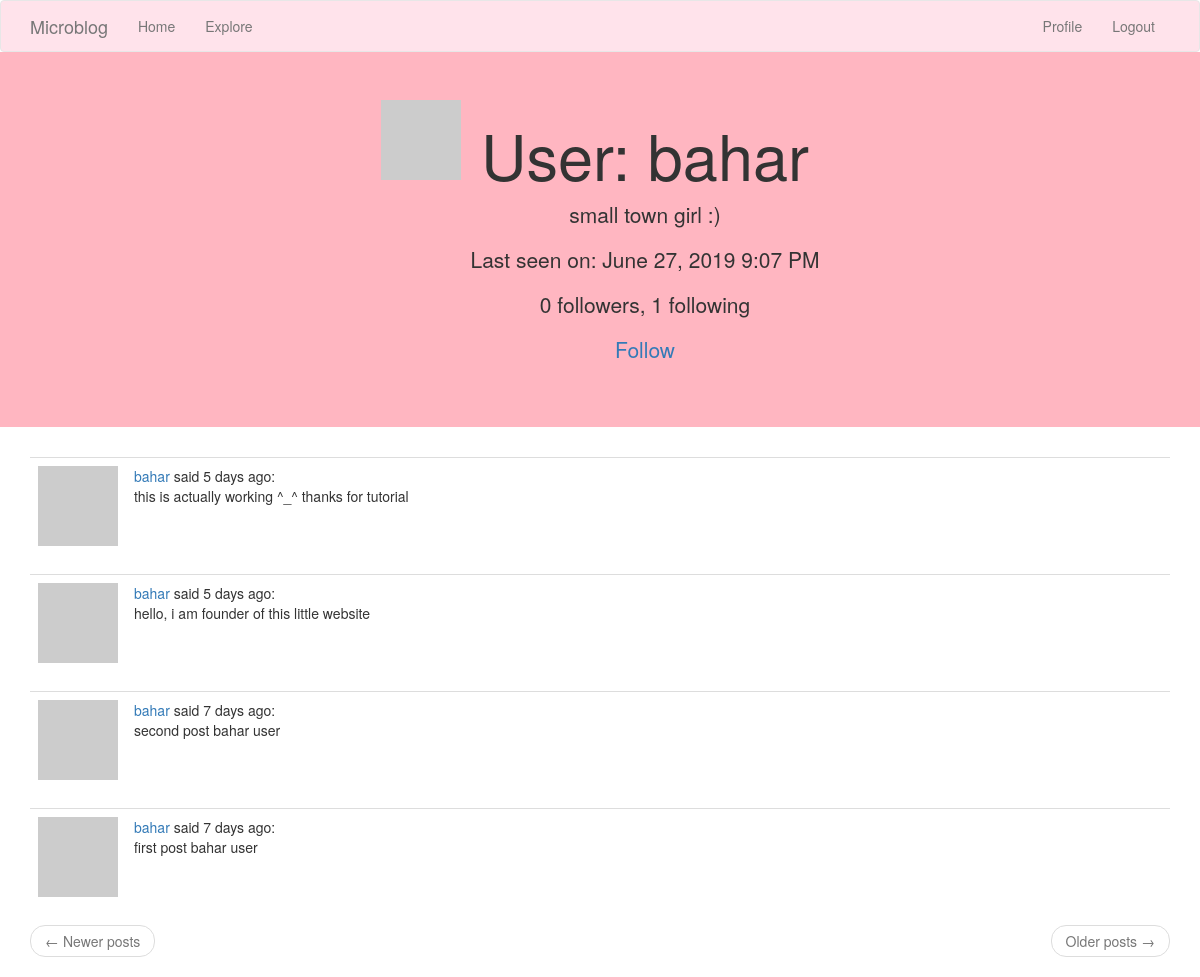
Before: /user/bahar (signed in) with the older database file.
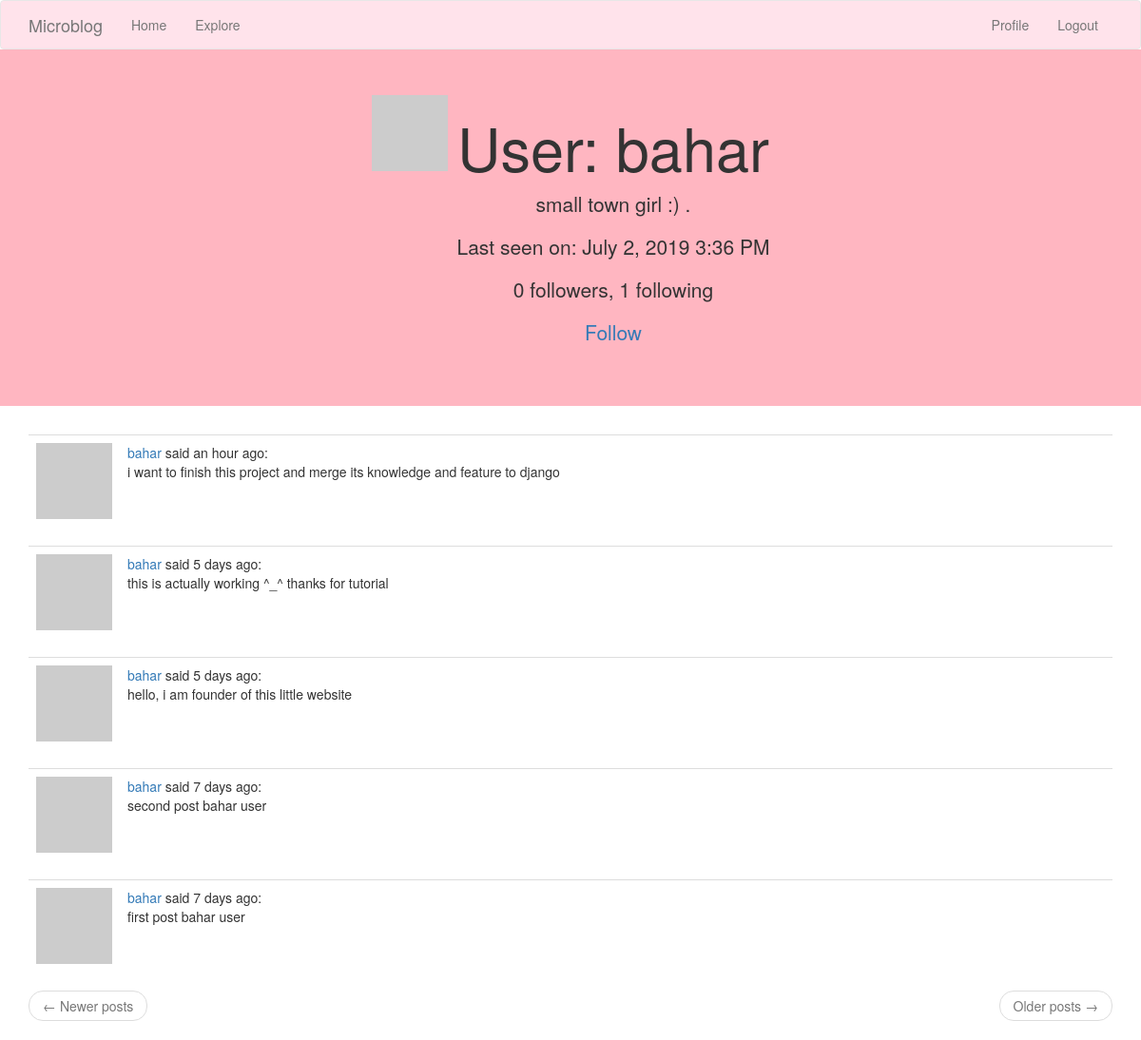
After: the same page with the newer database file.
### app/models.py (models this page shows, shortened)
class User(UserMixin, db.Model):
    id = db.Column(db.Integer, primary_key=True)
    username = db.Column(db.String(64), index=True, unique=True)
    email = db.Column(db.String(120), index=True, unique=True)
    password_hash = db.Column(db.String(128))
    posts = db.relationship('Post', backref='author', lazy='dynamic')
    about_me = db.Column(db.String(140))
    last_seen = db.Column(db.DateTime, default=datetime.utcnow)
    def avatar(self, size):
        digest = md5(self.email.lower().encode('utf-8')).hexdigest()
        return 'https://www.gravatar.com/avatar/{}?d=identicon&s={}'.format(
            digest, size)
    followed = db.relationship(
        'User', secondary=followers,
        primaryjoin=(followers.c.follower_id == id),
        secondaryjoin=(followers.c.followed_id == id),
        backref=db.backref('followers', lazy='dynamic'), lazy='dynamic')
    def is_following(self, user):
        return self.followed.filter(
            followers.c.followed_id == user.id).count() > 0

class Post(db.Model):
    id = db.Column(db.Integer, primary_key=True)
    body = db.Column(db.String(140))
    timestamp = db.Column(db.DateTime, index=True, default=datetime.utcnow)
    user_id = db.Column(db.Integer, db.ForeignKey('user.id'))
    language = db.Column(db.String(5))

### app/main/routes.py (the view)
@bp.route('/user/<username>')
@login_required
def user(username):
    user = User.query.filter_by(username=username).first_or_404()
    page = request.args.get('page', 1, type=int)
    posts = user.posts.order_by(Post.timestamp.desc()).paginate(
        page, current_app.config['POSTS_PER_PAGE'], False)
    next_url = url_for('main.user', username=user.username, page=posts.next_num) \
        if posts.has_next else None
    prev_url = url_for('main.user', username=user.username, page=posts.prev_num) \
        if posts.has_prev else None
    return render_template('user.html', user=user, posts=posts.items,
                           next_url=next_url, prev_url=prev_url)

### app/main/routes.py (called while the page is built)
@bp.before_request
def before_request():
    if current_user.is_authenticated:
        current_user.last_seen = datetime.utcnow()
        db.session.commit()
    g.locale = str(get_locale())

### app/models.py (called while the page is built)
@login.user_loader
def load_user(id):
    return User.query.get(int(id))

### app/templates/user.html
{% extends "base.html" %}
{% block app_content %}
    <div class="jumbotron text-center" style="background-color:#FFB6C1">
    <table align="center">
        <tr valign="top">
            <td style="padding-right:10px;"><img src="{{ user.avatar(128) }}"></td>
            <td><h1>{{ _('User') }}: {{ user.username }}</h1>
        {% if user.about_me %}<p>{{ user.about_me }}</p>{% endif %}
        {% if user.last_seen %}<p>{{ _('Last seen on') }}: {{ moment(user.last_seen).format('LLL') }}</p>{% endif %}
        <p>{{ _('%(count)d followers', count=user.followers.count()) }}, {{ _('%(count)d following', count=user.followed.count()) }}</p>
        {% if user == current_user %}
        <p><a href="{{ url_for('main.edit_profile') }}">{{ _('Edit your profile') }}</a></p>
        {% elif not current_user.is_following(user) %}
        <p><a href="{{ url_for('main.follow', username=user.username) }}">{{ _('Follow') }}</a></p>
        {% else %}
        <p><a href="{{ url_for('main.unfollow', username=user.username) }}">{{ _('Unfollow') }}</a></p>
        {% endif %}
            </td>
        </tr>
    </table>
    </div>
    <div class="container" >
    {% for post in posts %}
        {% include '_post.html' %}
    {% endfor %}
    <nav aria-label="...">
        <ul class="pager">
            <li class="previous{% if not prev_url %} disabled{% endif %}">
                <a href="{{ prev_url or '#' }}">
                    <span aria-hidden="true">&larr;</span> {{ _('Newer posts') }}
                </a>
            </li>
            <li class="next{% if not next_url %} disabled{% endif %}">
                <a href="{{ next_url or '#' }}">
                    {{ _('Older posts') }} <span aria-hidden="true">&rarr;</span>
                </a>
            </li>
        </ul>
    </nav>
    </div>
{% endblock %}

### app/templates/base.html (shortened to what this page needs)
{% extends 'bootstrap/base.html' %}
{% block navbar %}
       <nav class="navbar navbar-default" style="margin-bottom:0; background-color: #FFE3EB;">
        <div class="container">
    <div class="navbar-header">
      <a class="navbar-brand" href="{{ url_for('main.index') }}">Microblog</a>
    </div>
     <div class="collapse navbar-collapse" id="bs-example-navbar-collapse-1">
     <ul class="nav navbar-nav">
        <li><a href="{{ url_for('main.index') }}">{{ _('Home') }}</a></li>
        <li><a href="{{ url_for('main.explore') }}">{{ _('Explore') }}</a></li></ul>
        <ul class="nav navbar-nav navbar-right">
        {% if current_user.is_anonymous %}
        <li><a href="{{ url_for('auth.login') }}">{{ _('Login') }}</a></li>
        {% else %}
        <li><a href="{{ url_for('main.user', username=current_user.username) }}">{{ _('Profile') }}</a></li>
        <li><a href="{{ url_for('auth.logout') }}">{{ _('Logout') }}</a></li>
        {% endif %}
        </ul></div></div></nav>
{% endblock %}
{% block content %}
        {% block app_content %}{% endblock %}
{% endblock %}

### app/templates/_post.html (shortened to what this page needs)
    <table class="table table-hover">
        <tr>
            <td width="70px">
                <a href="{{ url_for('main.user', username=post.author.username) }}">
                    <img src="{{ post.author.avatar(70) }}" />
                </a>
            </td>
            <td>
               {{ _('%(username)s said %(when)s', username=user_link,  when=moment(post.timestamp).fromNow()) }}:
                <br>
                {{ post.body }}
            </td>
        </tr>
    </table>

Changed rows visible on the page:
changed User "bahar": about_me "small town girl :)" → "small town girl :) ."; last_seen "June 27, 2019 9:07 PM" → "July 2, 2019 3:36 PM"
added Post: body "i want to finish this project and merge its knowledge and feature to django"
